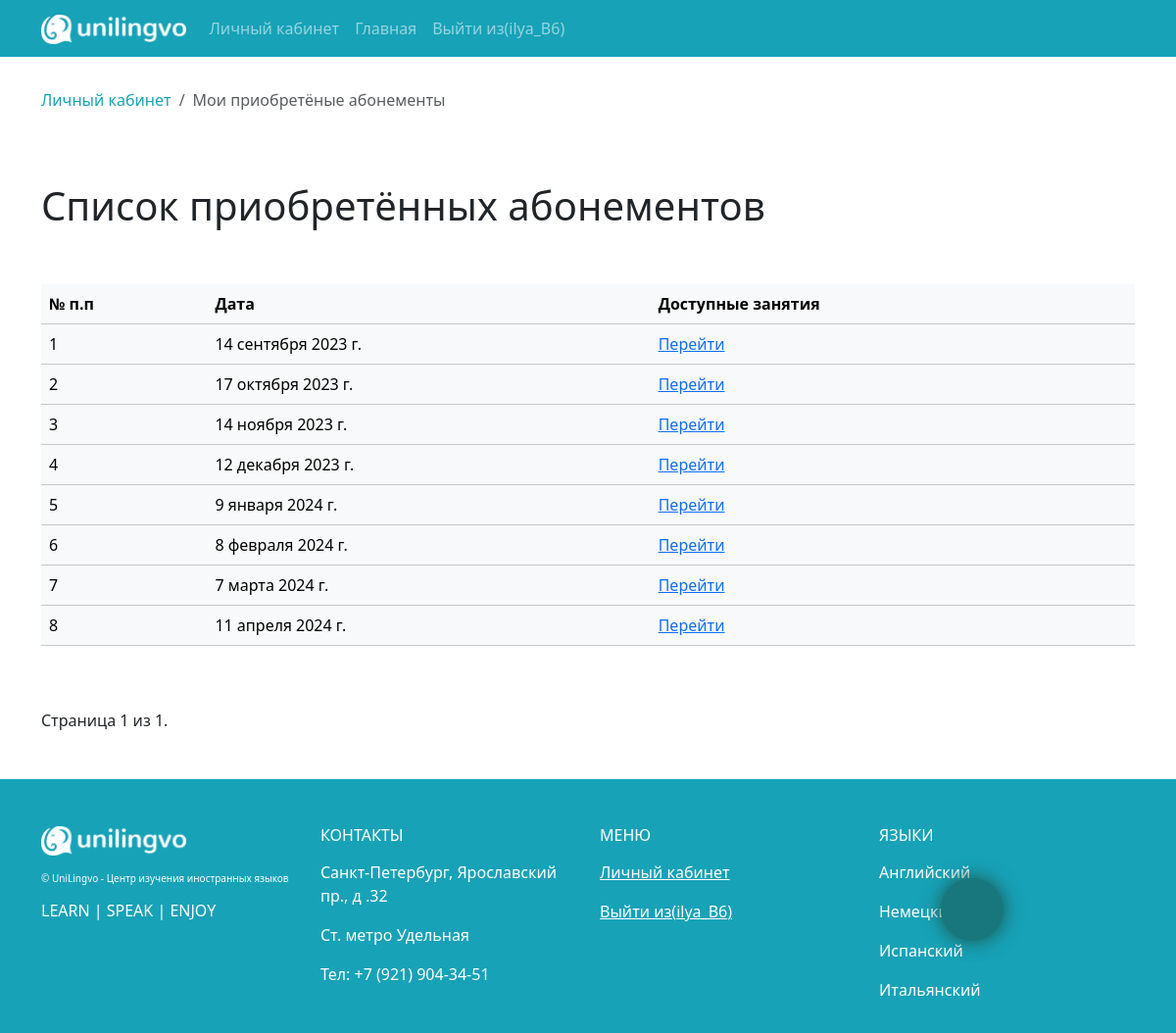
The page /abonements/student-abonements/ (signed in) on the database its author committed.
### app_abonements/models.py (models this page shows, shortened)
class PaymentAbonement(models.Model):
    student = models.ForeignKey(Student, on_delete=models.CASCADE, verbose_name="Какой студент")
    abonement = models.ForeignKey(Abonement , on_delete=models.CASCADE, verbose_name="Какой абонемент")
    date_start = models.DateField(verbose_name="Дата старта абонемента")
    date_payment = models.DateField(verbose_name="Дата оплаты абонемента абонемента")
    class Meta:
        verbose_name = "Оплата абонемента"
        verbose_name_plural = "Оплаты абонементов"

### app_abonements/views.py (the view)
# urls.py: path('student-abonements/', StudentAbonementsView.as_view(), name="student_abonements"),
class StudentAbonementsView(DataMixin, LoginRequiredMixin, ListView):
    template_name = "app_abonements/student_abonements.html"
    paginate_by =  10
    def get_context_data(self, **kwargs):
        context = super().get_context_data(**kwargs)
        context['breadcrumbs'] = [
            {'link': reverse('profiles:personal_area'), 'title':'Личный кабинет'},
            {'link': '#', 'title': "Мои приобретёные абонементы"}
        ]
        data_mixin_context = self.get_user_context(title = "Оплаченные абонементы")
        return dict(list(context.items()) + list(data_mixin_context.items()))
    def get_queryset(self):
        return  PaymentAbonement.objects.filter(student = self.request.user).order_by('date_start')

### app_lancen/templatetags/lancen_tags.py (called while the page is built)
@register.inclusion_tag('templatetags/breadcrumbs.html')
def breadcrums(list):
    return {'breadcrumbs': list}

### app_lancen/utils.py (called while the page is built)
    def get_user_context(self, **kwargs):
        context = kwargs
        modern_menu = menu.copy()
        if  self.request.user.is_authenticated:
            modern_menu.append({'title' : "Личный кабинет" , 'link' : 'profiles:personal_area'})
        if self.request.user.groups.filter(name='teacher').exists():
            context["pers_area_items"] = teacher_pers_area_items
        if self.request.user.groups.filter(name='student').exists():
            context["pers_area_items"] = student_pers_area_items
        if self.request.user.is_superuser:
            context["pers_area_items"] = admin_pers_area_items
        context['menu'] = modern_menu
        context["recall_form"] = RecallForm
        context['contact_form'] = ContactForm
        return context

### templates/app_abonements/student_abonements.html (shortened to what this page needs)
{% extends 'base.html' %}
{% load app_journal_tags %}
{% load lancen_tags %}
{% load abonement_tags %}
{% load static %}
{% block other_css %}
<link rel="stylesheet" href="{% static 'app_journal/css/journal.css' %}">
{% endblock other_css %}
{% block content %}
{% breadcrums breadcrumbs %}
<section class = "pb-5 pt-5">
    <h1>Список приобретённых абонементов</h1>
    <div class="journal_wrapper">
        <table class = "table table-light table-hover mt-5">
            <tr>
                <th>№ п.п</th>
                <th>Дата </th>
                <th>Доступные занятия</th>
            </tr>
            {% for item in  object_list %}
            <tr>
                <td>{{ forloop.counter }}</td>
                <td>{{item.date_payment}}</td>
                <td><a href="{% url 'abonements:student_payment_lessons' id_payment_abonement=item.id  %}">Перейти</a></td>
            </tr>
            {% endfor %}
        </table>
    </div>
    <div class="pagination mt-5">
        <span class="step-links">
            <span class="current">
                Страница {{ page_obj.number }} из {{ page_obj.paginator.num_pages }}.
            </span>
        </span>
    </div>
</section>
{% endblock content %}

### templates/base.html (shortened to what this page needs)
<!DOCTYPE html>
<html lang="en" class="h-100">
<head>
    {% load static %}
    {% load bootstrap5 %}
    {% load bootstrap_icons %}
    {% bootstrap_css %}
    <link type="text/css" href="{% static 'app_lancen/css/style.css' %}" rel="stylesheet" />
    <link rel="stylesheet" href="https://cdn.jsdelivr.net/npm/bootstrap-icons@1.9.1/font/bootstrap-icons.css">
    {% block other_css %}{% endblock other_css %}
</head>
<body class="d-flex flex-column h-100">
    <header>
        <nav class="navbar navbar-expand-lg navbar-dark my_bg_info" >
            <div class="container">
              <a class="navbar-brand" href="{% url 'lancen:index' %}">
                <img src="{% static 'app_lancen/img/new_lancen_logo.png' %} " alt="" style = "height:30px;">
              </a>
              <div class="collapse navbar-collapse" id="navbarSupportedContent">
                <ul class="navbar-nav me-auto mb-2 mb-lg-0">
                    {% for m in menu %}
                    <li class="nav-item">
                        <a class="nav-link" href="{% url m.link  %}" >
                            {{m.title}}
                        </a>
                    </li>
                    {% endfor %}
                    <li class="nav-item"><a class="nav-link" href="https://unilingvo.ru/">Главная</a></li>
                    <li class="nav-item">
                        {% if not request.user.is_authenticated %}
                        <a class="nav-link" href="{% url 'profiles:login' %}">Авторизация</a>
                        {% else %}
                        <a class="nav-link" href="{% url 'profiles:logout' %}">Выйти из({{request.user.username}})</a>
                        {% endif %}
                    </li>
                </ul>
              </div>
            </div>
        </nav>
    </header>
    <main>
        <div class="container">
            {% block content %}{% endblock content %}
        </div>
    </main>
    <footer class="footer mt-auto py-3 my_bg_info pt-5">
        <div class="container">
            <div class="row text-white">
                <div class="col-lg-3 col-md-6 col-sm-12">
                    <div class="logo" >
                        <img src="{% static 'app_lancen/img/new_lancen_logo.png' %} " alt="" style = "height:30px;">
                    </div>
                    <div class="mt-3">
                        <p style = "font-size: 10px;">&copy; UniLingvo - Центр изучения иностранных языков</p>
                        <h6>LEARN | SPEAK | ENJOY</h6>
                    </div>
                </div>
                <div class="col-lg-3 col-md-6 col-sm-12">
                   <h6 class = "">КОНТАКТЫ</h6>
                    <p class = "mt-3"> Санкт-Петербург, Ярославский пр., д .32</p>
                    <p class = "mt-3"> Ст. метро Удельная</p>
                    <p class = "mt-3"> Тел: +7 (921) 904-34-51</p>
                </div>
                <div class="col-lg-3 col-md-6 col-sm-12 ">
                    <h6 class = "">МЕНЮ</h6>
                    {% for m in menu  %}
                        <p class = "mt-3"> <a href="{% url m.link %}" class = "text-white">{{m.title}}</a></p>
                    {% endfor %}
                    {% if not request.user.is_authenticated %}
                    <p class = "mt-3"><a class="text-white" href="{% url 'profiles:login' %}">Авторизация</a></p>
                    {% else %}
                    <p class = "mt-3"><a class="text-white" href="{% url 'profiles:logout' %}">Выйти из({{request.user.username}})</a></p>
                    {% endif %}
                </div>
                <div class="col-lg-3 col-md-6 col-sm-12">
                    <h6 class = "">ЯЗЫКИ</h6>
                    <p class = "mt-3"> Английский</p>
                    <p class = "mt-3"> Немецкий</p>
                    <p class = "mt-3"> Испанский</p>
                    <p class = "mt-3"> Итальянский</p>
                </div>
            </div>
        </div>
    </footer>
{% block call_icons %}
    <div class="call_button_wrapper">
        {% if request.user.is_authenticated %}
        <a class="animate_icon call_icon_main" data-bs-toggle="offcanvas" href="#offcanvasExample" role="button" aria-controls="offcanvasExample">
        </a>
        {% endif %}
    </div>
{% endblock call_icons %}
</body>
</html>

### app_lancen/static/app_lancen/css/style.css (style rules this page uses)
.my_bg_info { background-color:#17a2b8 !important; }
.call_button_wrapper { display: flex; justify-content: space-between; align-items: center; width: 180px; position: fixed; top: 85%; right: 5%; z-index: 2; }
.message_icon_main, .call_icon_main, .arrow_up { min-width: 4.0rem; min-height: 4.0rem; display: flex; justify-content: center; align-items: center; font-size: 1.0rem; color: white; border-radius: 100%; background-color: #17777c; box-shadow: 0 0 20px #1d5243; cursor: pointer; transition: 5s all ease; }

### app_journal/static/app_journal/css/journal.css (style rules this page uses)
.journal_wrapper { width:100%; overflow: auto; }

### rows shown on the page
PaymentAbonement: date_payment "14 сентября 2023 г."
PaymentAbonement: date_payment "17 октября 2023 г."
PaymentAbonement: date_payment "14 ноября 2023 г."
PaymentAbonement: date_payment "12 декабря 2023 г."
PaymentAbonement: date_payment "9 января 2024 г."
PaymentAbonement: date_payment "8 февраля 2024 г."
PaymentAbonement: date_payment "7 марта 2024 г."
PaymentAbonement: date_payment "11 апреля 2024 г."

### other values the page prints
{{ m.title }} "Личный кабинет"
{{ request.user.username }} "ilya_B6"
{{ item.title }} "Личный кабинет"
{{ item.title }} "Мои приобретёные абонементы"
{{ page_obj.number }} "1"
{{ page_obj.paginator.num_pages }} "1"
